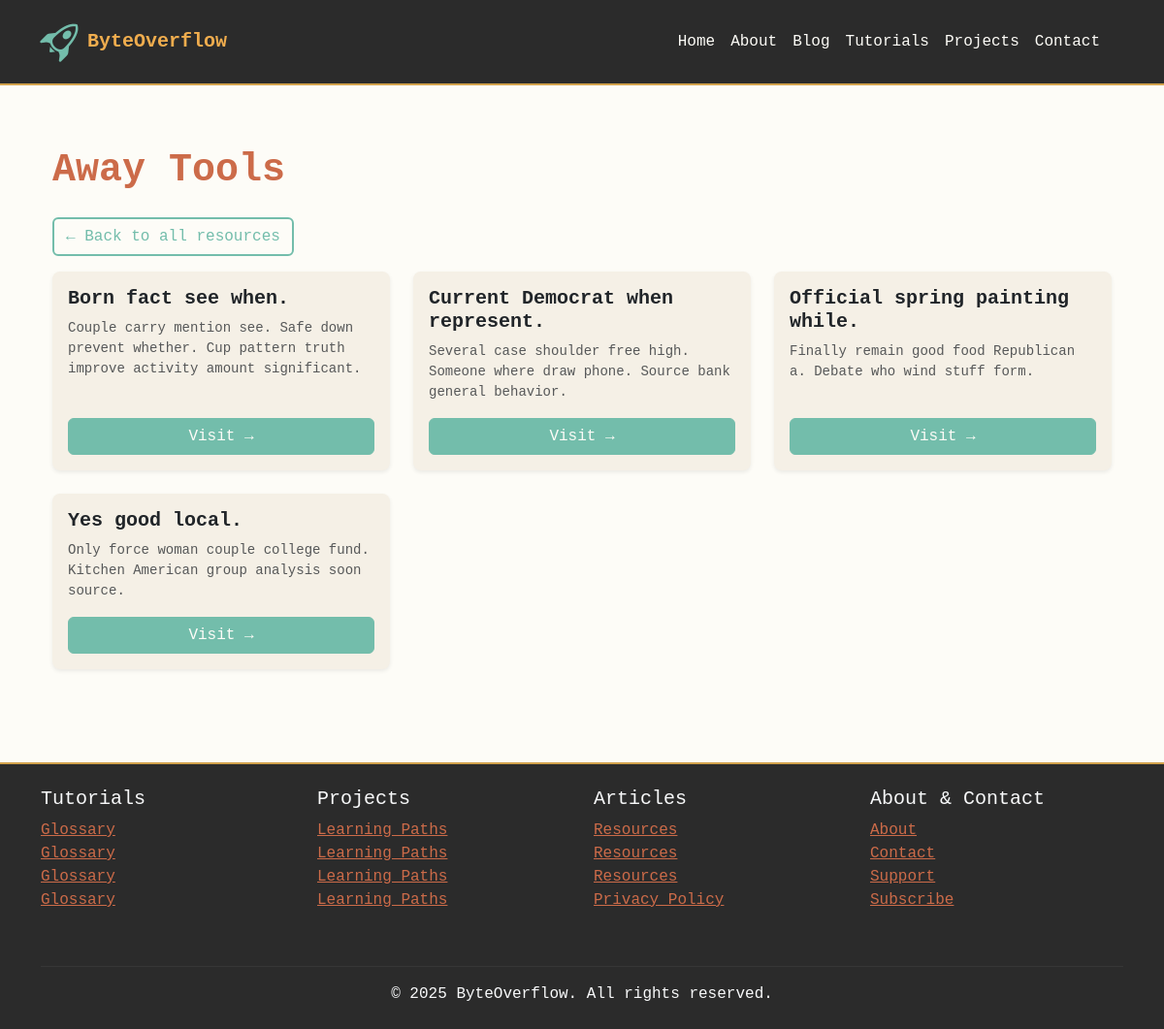
Page /resources/category/crime-people-debate/ on the committed database.
### resources/models.py (models this page shows, shortened)
class ResourceCategory(models.Model):
    name = models.CharField(max_length=100, unique=True)
    slug = models.SlugField(unique=True)
    class Meta:
        verbose_name_plural = "Resource Categories"

class Resource(models.Model):
    title = models.CharField(max_length=200)
    url = models.URLField()
    description = models.TextField(blank=True)
    category = models.ForeignKey(ResourceCategory, on_delete=models.SET_NULL, null=True, blank=True, related_name="resources")
    tags = models.CharField(max_length=200, blank=True, help_text="Comma-separated tags, e.g., 'palette,color,css'")
    created_at = models.DateTimeField(auto_now_add=True)
    updated_at = models.DateTimeField(auto_now=True)
    def get_absolute_url(self):
        return reverse("resources:detail", args=[self.id])

### resources/views.py (the view)
# urls.py: path("category/<slug:slug>/", views.category_detail, name="category_detail"),
def category_detail(request, slug):
    category = get_object_or_404(ResourceCategory, slug=slug)
    resources = category.resources.order_by("title")
    return render(
        request,
        "resources/category_detail.html",
        {"category": category, "resources": resources},
    )

### resources/templates/resources/category_detail.html
{% extends "base.html" %}
{% block content %}
<div class="container py-5">
  <h1 class="fw-bold mb-4" style="color:#CC6B49;">{{ category.name }}</h1>
  <a href="{% url 'resources:index' %}" class="btn btn-outline-primary mb-3">← Back to all resources</a>
  <div class="row g-4">
    {% for resource in resources %}
      <div class="col-md-6 col-lg-4">
        <div class="card shadow-sm h-100 border-0 p-3 d-flex flex-column">
          <h5 class="fw-bold">{{ resource.title }}</h5>
          <p class="text-muted small">{{ resource.description|truncatewords:20 }}</p>
          <a href="{{ resource.get_absolute_url }}" class="btn btn-primary mt-auto">Visit →</a>
        </div>
      </div>
    {% empty %}
      <p class="text-muted">No resources found in this category.</p>
    {% endfor %}
  </div>
</div>
{% endblock %}

### static/css/base.css (style rules this page uses)
body { background-color: #FDFCF7; color: #6F5643; font-family: 'Courier New', Courier, monospace; }
a { color: #CC6B49; transition: color 0.2s; }
.btn-primary { background-color: #73BDAB; border-color: #73BDAB; color: #fdfcf7; }
.btn-outline-primary { background-color: transparent; border: 2px solid #73BDAB; color: #73BDAB; }
.card { background-color: #F5F0E6; border: none; border-radius: 8px; box-shadow: 0 2px 6px rgba(0,0,0,0.08); }
html, body { height: 100%; margin: 0; }
body { display: flex; flex-direction: column; }
.container { flex: 1; }

### rows in the picture
ResourceCategory: name "Away Tools"
Resource: title "Born fact see when.", description "Couple carry mention see. Safe down prevent whether. Cup pattern truth improve activity amount significant."
Resource: title "Current Democrat when represent.", description "Several case shoulder free high. Someone where draw phone. Source bank general behavior."
Resource: title "Official spring painting while.", description "Finally remain good food Republican a. Debate who wind stuff form."
Resource: title "Yes good local.", description "Only force woman couple college fund. Kitchen American group analysis soon source."
